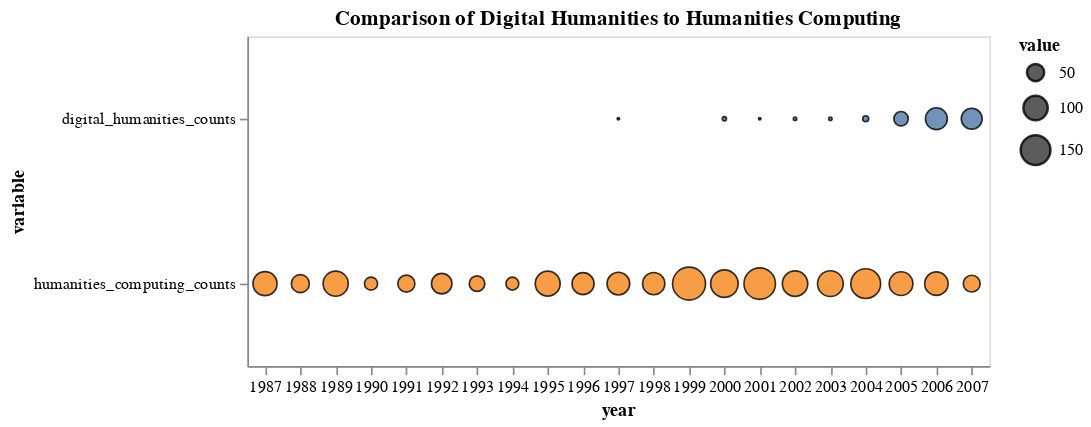

The cell this chart's notebook holds for it:
### Markdown cell above
I honestly struggled to think of something more powerful that this line chart. I thought initially of counting more words but decided to try different chart styles.

### Code cell
alt.Chart(humanist_melted[humanist_melted.year.str.len() == 4]).mark_circle(
    opacity=0.8,
    stroke='black',
    strokeWidth=1
).encode(
    alt.X('year:O', axis=alt.Axis(labelAngle=0)),
    alt.Y('variable:N'),
    alt.Size('value:Q',
        scale=alt.Scale(range=[0, 400]),
#         legend=alt.Legend(title='')
    ),
    alt.Color('variable:N', legend=None)
).properties(
    width=450,
    height=200,
    title='Comparison of Digital Humanities to Humanities Computing'
)

### Figure 1 — Vega-Lite specification as saved in the notebook (floating-point values rounded to 4 significant figures)
{"config": {"view": {"continuousWidth": 400, "continuousHeight": 300}}, "data": {"name": "data-da521bd453e5e0e45ab1db34fdfb3de8"}, "mark": {"type": "circle", "opacity": 0.8, "stroke": "black", "strokeWidth": 1}, "encoding": {"color": {"type": "nominal", "field": "variable", "legend": null}, "size": {"type": "quantitative", "field": "value", "scale": {"range": [0, 400]}}, "x": {"type": "ordinal", "axis": {"labelAngle": 0}, "field": "year"}, "y": {"type": "nominal", "field": "variable"}}, "height": 200, "title": "Comparison of Digital Humanities to Humanities Computing", "width": 450, "$schema": "https://vega.github.io/schema/vega-lite/v4.8.1.json", "datasets": {"data-da521bd453e5e0e45ab1db34fdfb3de8": [{"dates": "1987-1988", "variable": "humanities_computing_counts", "value": 98, "year": "1987"}, {"dates": "1988-1989", "variable": "humanities_computing_counts", "value": 55, "year": "1988"}, {"dates": "1989-1990", "variable": "humanities_computing_counts", "value": 107, "year": "1989"}, {"dates": "1990-1991", "variable": "humanities_computing_counts", "value": 29, "year": "1990"}, {"dates": "1991-1992", "variable": "humanities_computing_counts", "value": 49, "year": "1991"}, {"dates": "1992-1993", "variable": "humanities_computing_counts", "value": 71, "year": "1992"}, {"dates": "1993-1994", "variable": "humanities_computing_counts", "value": 41, "year": "1993"}, {"dates": "1994-1995", "variable": "humanities_computing_counts", "value": 28, "year": "1994"}, {"dates": "1995-1996", "variable": "humanities_computing_counts", "value": 105, "year": "1995"}, {"dates": "1996-1997", "variable": "humanities_computing_counts", "value": 82, "year": "1996"}, {"dates": "1997-1998", "variable": "humanities_computing_counts", "value": 87, "year": "1997"}, {"dates": "1998-1999", "variable": "humanities_computing_counts", "value": 84, "year": "1998"}, {"dates": "1999-2000", "variable": "humanities_computing_counts", "value": 184, "year": "1999"}, {"dates": "2000-2001", "variable": "humanities_computing_counts", "value": 128, "year": "2000"}, {"dates": "2001-2002", "variable": "humanities_computing_counts", "value": 168, "year": "2001"}, {"dates": "2002-2003", "variable": "humanities_computing_counts", "value": 109, "year": "2002"}, {"dates": "2003-2004", "variable": "humanities_computing_counts", "value": 112, "year": "2003"}, {"dates": "2004-2005", "variable": "humanities_computing_counts", "value": 150, "year": "2004"}, {"dates": "2005-2006", "variable": "humanities_computing_counts", "value": 95, "year": "2005"}, {"dates": "2006-2007", "variable": "humanities_computing_counts", "value": 93, "year": "2006"}, {"dates": "2007-2008", "variable": "humanities_computing_counts", "value": 48, "year": "2007"}, {"dates": "1987-1988", "variable": "digital_humanities_counts", "value": 0, "year": "1987"}, {"dates": "1988-1989", "variable": "digital_humanities_counts", "value": 0, "year": "1988"}, {"dates": "1989-1990", "variable": "digital_humanities_counts", "value": 0, "year": "1989"}, {"dates": "1990-1991", "variable": "digital_humanities_counts", "value": 0, "year": "1990"}, {"dates": "1991-1992", "variable": "digital_humanities_counts", "value": 0, "year": "1991"}, {"dates": "1992-1993", "variable": "digital_humanities_counts", "value": 0, "year": "1992"}, {"dates": "1993-1994", "variable": "digital_humanities_counts", "value": 0, "year": "1993"}, {"dates": "1994-1995", "variable": "digital_humanities_counts", "value": 0, "year": "1994"}, {"dates": "1995-1996", "variable": "digital_humanities_counts", "value": 0, "year": "1995"}, {"dates": "1996-1997", "variable": "digital_humanities_counts", "value": 0, "year": "1996"}, {"dates": "1997-1998", "variable": "digital_humanities_counts", "value": 1, "year": "1997"}, {"dates": "1998-1999", "variable": "digital_humanities_counts", "value": 0, "year": "1998"}, {"dates": "1999-2000", "variable": "digital_humanities_counts", "value": 0, "year": "1999"}, {"dates": "2000-2001", "variable": "digital_humanities_counts", "value": 3, "year": "2000"}, {"dates": "2001-2002", "variable": "digital_humanities_counts", "value": 1, "year": "2001"}, {"dates": "2002-2003", "variable": "digital_humanities_counts", "value": 2, "year": "2002"}, {"dates": "2003-2004", "variable": "digital_humanities_counts", "value": 2, "year": "2003"}, {"dates": "2004-2005", "variable": "digital_humanities_counts", "value": 6, "year": "2004"}, {"dates": "2005-2006", "variable": "digital_humanities_counts", "value": 35, "year": "2005"}, {"dates": "2006-2007", "variable": "digital_humanities_counts", "value": 81, "year": "2006"}, {"dates": "2007-2008", "variable": "digital_humanities_counts", "value": 74, "year": "2007"}]}}
